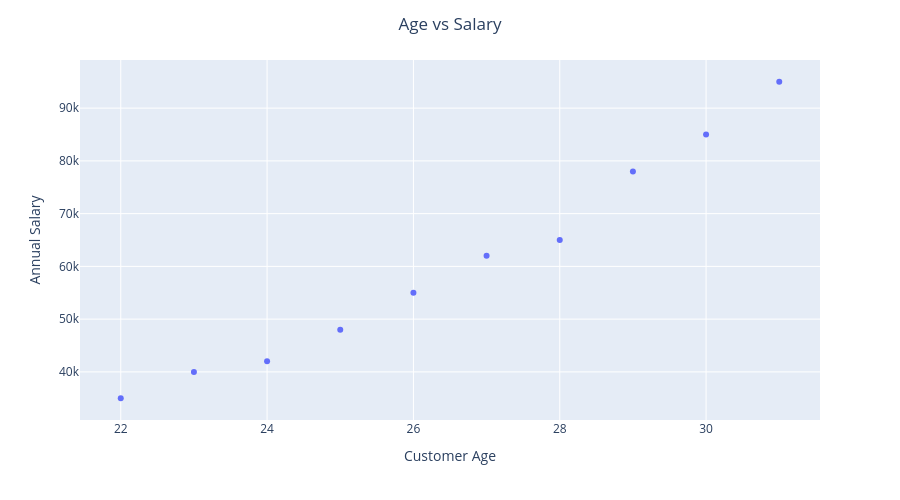

Notebook cell for this chart:
### Code cell
fig.update_layout(
    yaxis_title="Annual Salary"
)
fig.show()

### Figure 1 — Plotly figure (JSON) as saved in the notebook; plotly's stock layout.template omitted (floating-point values rounded to 4 significant figures)
{"data": [{"hovertemplate": "Age=%{x}<br>Salary=%{y}<extra></extra>", "legendgroup": "", "marker": {"color": "#636efa", "symbol": "circle"}, "mode": "markers", "name": "", "orientation": "v", "showlegend": false, "type": "scatter", "x": [22, 25, 28, 24, 30, 27, 23, 29, 31, 26], "xaxis": "x", "y": [35000, 48000, 65000, 42000, 85000, 62000, 40000, 78000, 95000, 55000], "yaxis": "y"}], "layout": {"height": 500, "legend": {"tracegroupgap": 0}, "margin": {"t": 60}, "title": {"text": "Age vs Salary", "x": 0.5}, "width": 900, "xaxis": {"anchor": "y", "domain": [0, 1], "title": {"text": "Customer Age"}}, "yaxis": {"anchor": "x", "domain": [0, 1], "title": {"text": "Annual Salary"}}}}
